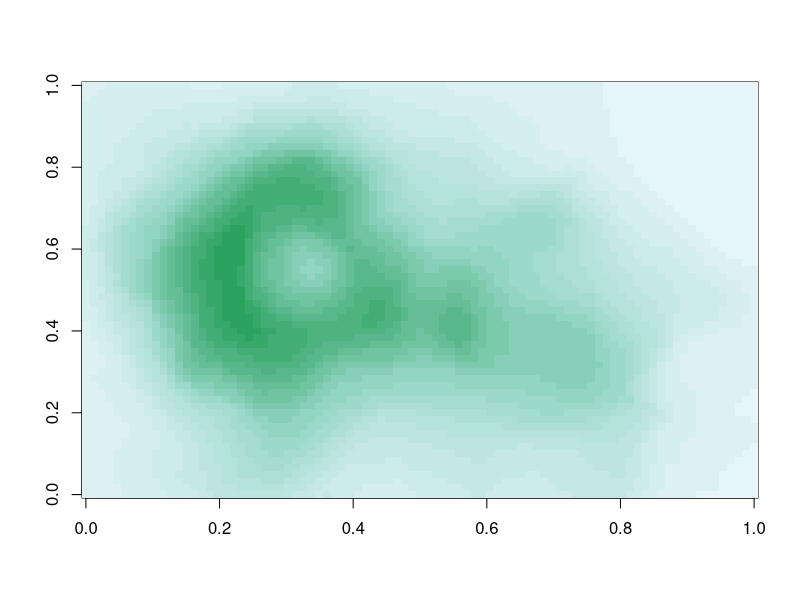
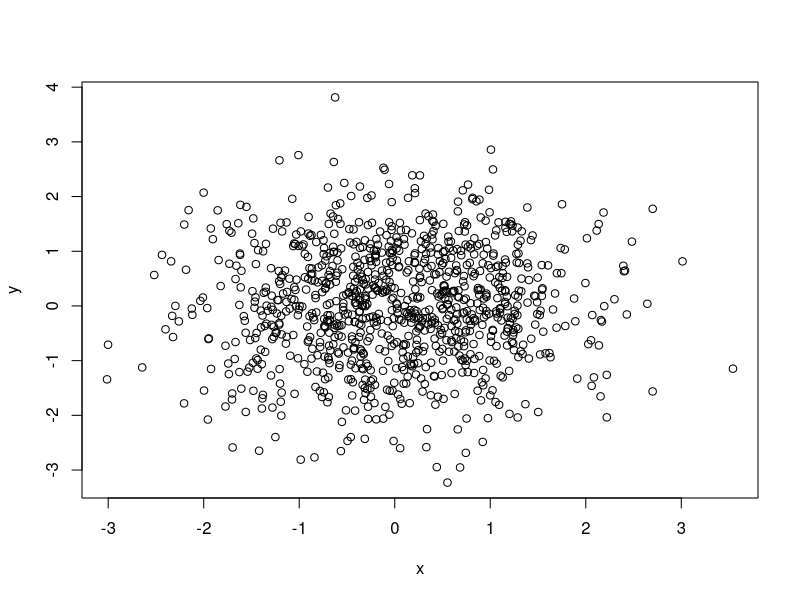
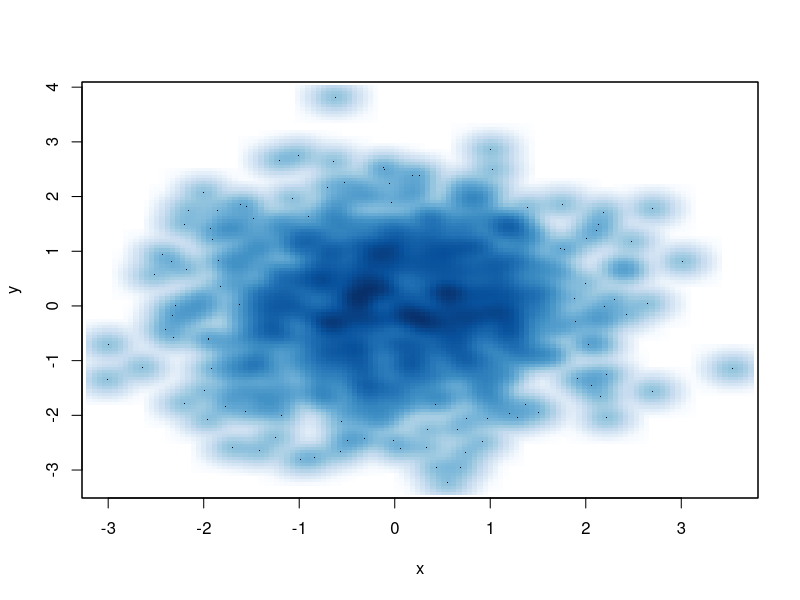
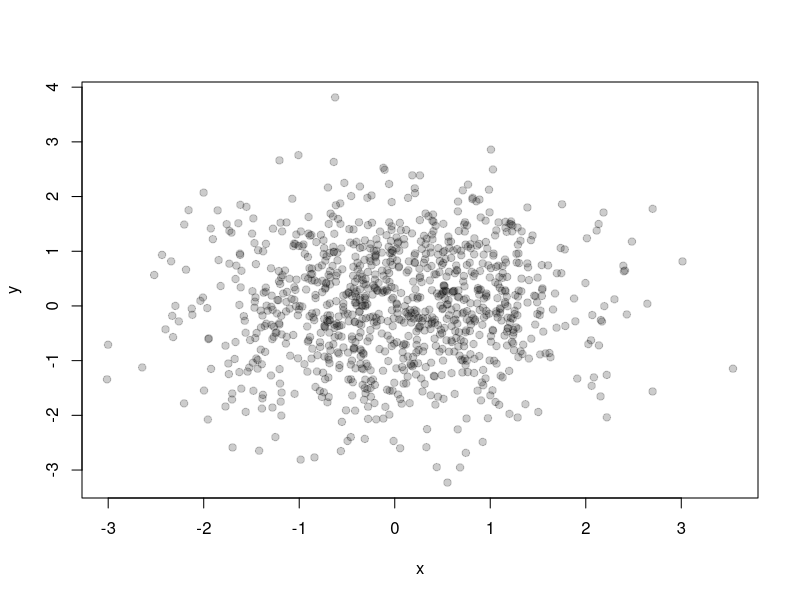

Recreate these plots in R, in order.
## ---- chunk 1
if(!require(grDevices)){
  install.packages("grDevices")
}
library(grDevices)
## ---- chunk 2
pal = colorRamp(c("blue","red"))
## ---- chunk 3
pal(1)
## ---- chunk 4
pal(0)
## ---- chunk 5
pal(0.5)
## ---- chunk 6
pal(seq(0,1,length = 10))
## ---- chunk 7
pal = colorRampPalette(c("blue","red"))
## ---- chunk 8
pal(2)
## ---- chunk 9
pal(10)
## ---- chunk 10
pal(3)
## ---- chunk 11
if(!require(RColorBrewer)){
  install.packages("RColorBrewer")
}
library(RColorBrewer)
## ---- chunk 12
cols = brewer.pal(3, "BuGn")
cols
## ---- chunk 13
pal = colorRamp(cols)
pal(0.4)
## ---- chunk 14
pal = colorRampPalette(cols)
pal(6)
## ---- chunk 15
image(volcano, col = pal(20))
## ---- chunk 16
set.seed(10)
x = rnorm(1000)
y = rnorm(1000)
plot(x,y)
## ---- chunk 17
smoothScatter(x,y)
## ---- chunk 18
plot(x,y,col = rgb(0,0,0,0.2),pch = 19)
